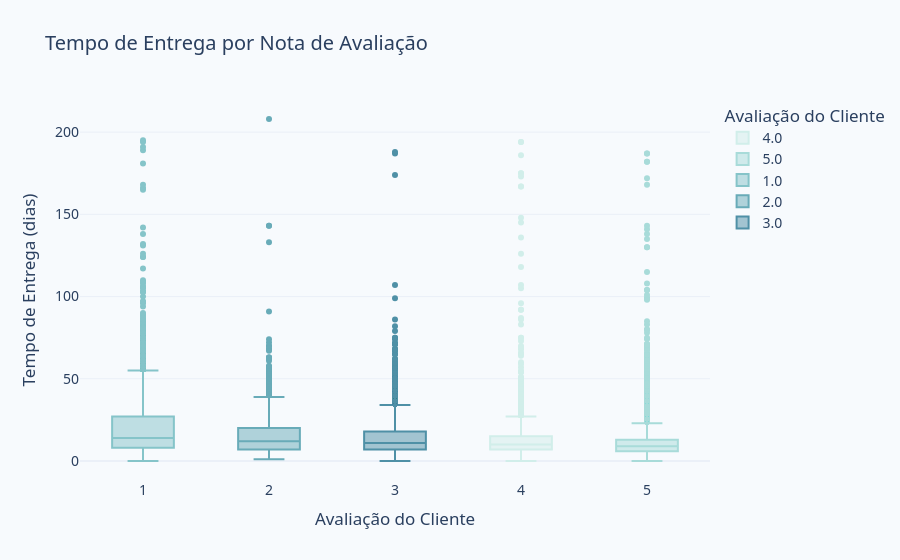
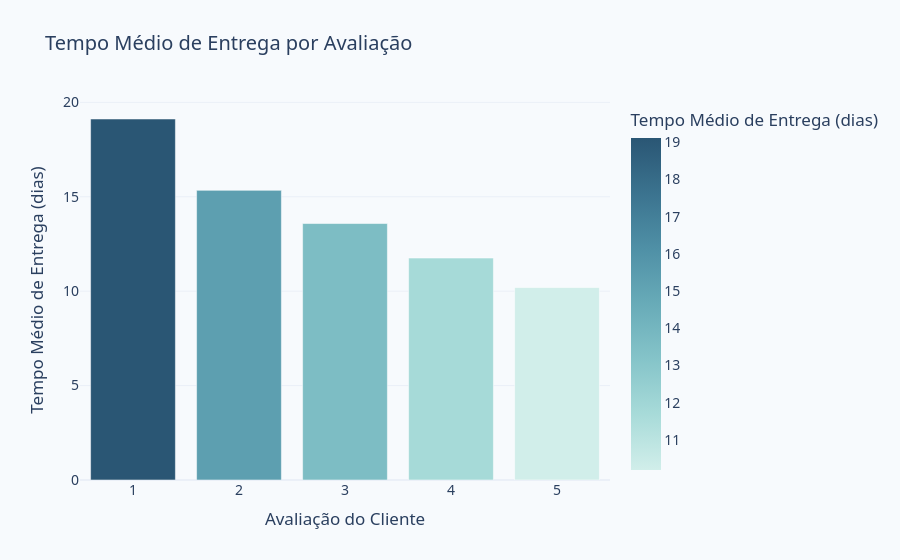

These figures' notebook cell, in order:
### Markdown cell above
# 3) Um conjunto de gráficos que apresente a relação entre avaliação do cliente e tempo de entrega

### Code cell
df_dashboard["tempo_entrega"] = (
    pd.to_datetime(df_dashboard["order_delivered_customer_date"]) - 
    pd.to_datetime(df_dashboard["order_purchase_timestamp"])
).dt.days

df_avaliacao = (
    df_dashboard[["order_id", "tempo_entrega"]]
    .merge(dfs["reviews"][["order_id", "review_score"]], on="order_id", how="left")
    .dropna(subset=["tempo_entrega", "review_score"])
)

fig_box = px.box(
    df_avaliacao,
    x="review_score",
    y="tempo_entrega",
    color="review_score",
    color_discrete_sequence=px.colors.sequential.Teal,
    labels={"review_score": "Avaliação do Cliente", "tempo_entrega": "Tempo de Entrega (dias)"},
    title="Tempo de Entrega por Nota de Avaliação"
)
fig_box.update_layout(
    font=dict(family="Segoe UI", size=14),
    plot_bgcolor="#f7fafd",
    paper_bgcolor="#f7fafd"
)
fig_box.show()

media_entrega = df_avaliacao.groupby("review_score")["tempo_entrega"].mean().reset_index()
fig_bar = px.bar(
    media_entrega,
    x="review_score",
    y="tempo_entrega",
    color="tempo_entrega",
    color_continuous_scale="teal",
    labels={"review_score": "Avaliação do Cliente", "tempo_entrega": "Tempo Médio de Entrega (dias)"},
    title="Tempo Médio de Entrega por Avaliação"
)
fig_bar.update_layout(
    font=dict(family="Segoe UI", size=14),
    plot_bgcolor="#f7fafd",
    paper_bgcolor="#f7fafd"
)
fig_bar.show()

### Figure 1 — Plotly figure (JSON) as saved in the notebook; plotly's stock layout.template omitted (floating-point values rounded to 4 significant figures; data arrays with more than 128 entries replaced by an {"elided": "..."} marker saying what was removed)
{"data": [{"alignmentgroup": "True", "hovertemplate": "Avaliação do Cliente=%{x}<br>Tempo de Entrega (dias)=%{y}<extra></extra>", "legendgroup": "4.0", "marker": {"color": "rgb(209, 238, 234)"}, "name": "4.0", "notched": false, "offsetgroup": "4.0", "orientation": "v", "showlegend": true, "type": "box", "x": {"elided": "21184 float values"}, "x0": " ", "xaxis": "x", "y": {"elided": "21184 float values"}, "y0": " ", "yaxis": "y"}, {"alignmentgroup": "True", "hovertemplate": "Avaliação do Cliente=%{x}<br>Tempo de Entrega (dias)=%{y}<extra></extra>", "legendgroup": "5.0", "marker": {"color": "rgb(168, 219, 217)"}, "name": "5.0", "notched": false, "offsetgroup": "5.0", "orientation": "v", "showlegend": true, "type": "box", "x": {"elided": "63307 float values"}, "x0": " ", "xaxis": "x", "y": {"elided": "63307 float values"}, "y0": " ", "yaxis": "y"}, {"alignmentgroup": "True", "hovertemplate": "Avaliação do Cliente=%{x}<br>Tempo de Entrega (dias)=%{y}<extra></extra>", "legendgroup": "1.0", "marker": {"color": "rgb(133, 196, 201)"}, "name": "1.0", "notched": false, "offsetgroup": "1.0", "orientation": "v", "showlegend": true, "type": "box", "x": {"elided": "12578 float values"}, "x0": " ", "xaxis": "x", "y": {"elided": "12578 float values"}, "y0": " ", "yaxis": "y"}, {"alignmentgroup": "True", "hovertemplate": "Avaliação do Cliente=%{x}<br>Tempo de Entrega (dias)=%{y}<extra></extra>", "legendgroup": "2.0", "marker": {"color": "rgb(104, 171, 184)"}, "name": "2.0", "notched": false, "offsetgroup": "2.0", "orientation": "v", "showlegend": true, "type": "box", "x": {"elided": "3700 float values"}, "x0": " ", "xaxis": "x", "y": {"elided": "3700 float values"}, "y0": " ", "yaxis": "y"}, {"alignmentgroup": "True", "hovertemplate": "Avaliação do Cliente=%{x}<br>Tempo de Entrega (dias)=%{y}<extra></extra>", "legendgroup": "3.0", "marker": {"color": "rgb(79, 144, 166)"}, "name": "3.0", "notched": false, "offsetgroup": "3.0", "orientation": "v", "showlegend": true, "type": "box", "x": {"elided": "9243 float values"}, "x0": " ", "xaxis": "x", "y": {"elided": "9243 float values"}, "y0": " ", "yaxis": "y"}], "layout": {"boxmode": "overlay", "font": {"family": "Segoe UI", "size": 14}, "legend": {"title": {"text": "Avaliação do Cliente"}, "tracegroupgap": 0}, "paper_bgcolor": "#f7fafd", "plot_bgcolor": "#f7fafd", "title": {"text": "Tempo de Entrega por Nota de Avaliação"}, "xaxis": {"anchor": "y", "categoryarray": [4, 5, 1, 2, 3], "categoryorder": "array", "domain": [0, 1], "title": {"text": "Avaliação do Cliente"}}, "yaxis": {"anchor": "x", "domain": [0, 1], "title": {"text": "Tempo de Entrega (dias)"}}}}

### Figure 2 — Plotly figure (JSON) as saved in the notebook; plotly's stock layout.template omitted (floating-point values rounded to 4 significant figures)
{"data": [{"hovertemplate": "Avaliação do Cliente=%{x}<br>Tempo Médio de Entrega (dias)=%{marker.color}<extra></extra>", "legendgroup": "", "marker": {"color": [19.12, 15.34, 13.58, 11.75, 10.19], "coloraxis": "coloraxis", "pattern": {"shape": ""}}, "name": "", "orientation": "v", "showlegend": false, "textposition": "auto", "type": "bar", "x": [1.0, 2.0, 3.0, 4.0, 5.0], "xaxis": "x", "y": [19.12, 15.34, 13.58, 11.75, 10.19], "yaxis": "y"}], "layout": {"barmode": "relative", "coloraxis": {"colorbar": {"title": {"text": "Tempo Médio de Entrega (dias)"}}, "colorscale": [[0, "rgb(209, 238, 234)"], [0.1667, "rgb(168, 219, 217)"], [0.3333, "rgb(133, 196, 201)"], [0.5, "rgb(104, 171, 184)"], [0.6667, "rgb(79, 144, 166)"], [0.8333, "rgb(59, 115, 143)"], [1, "rgb(42, 86, 116)"]]}, "font": {"family": "Segoe UI", "size": 14}, "legend": {"tracegroupgap": 0}, "paper_bgcolor": "#f7fafd", "plot_bgcolor": "#f7fafd", "title": {"text": "Tempo Médio de Entrega por Avaliação"}, "xaxis": {"anchor": "y", "domain": [0, 1], "title": {"text": "Avaliação do Cliente"}}, "yaxis": {"anchor": "x", "domain": [0, 1], "title": {"text": "Tempo Médio de Entrega (dias)"}}}}
